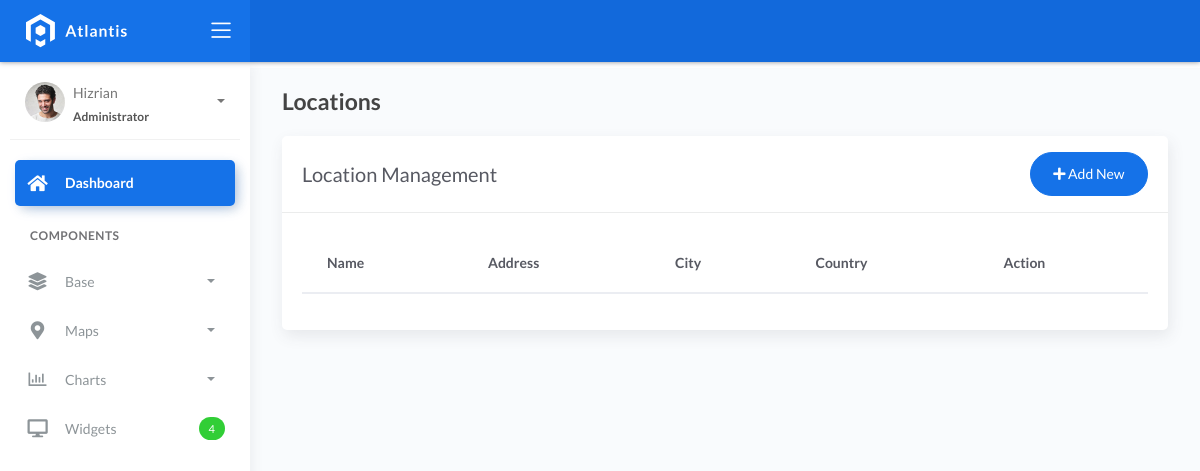
Page /locations/ on the earlier database version.
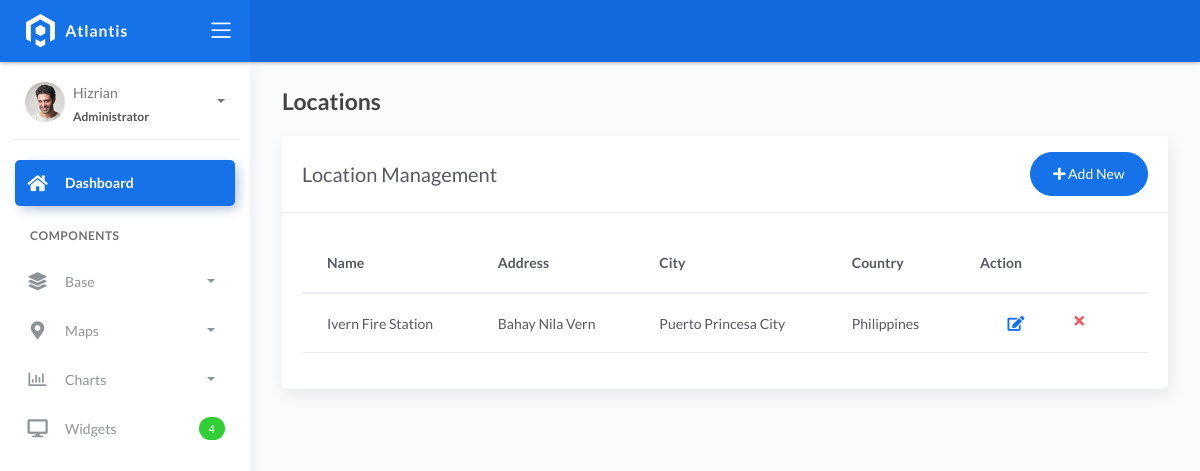
Same page on the later database version.
### fire/models.py (models this page shows, shortened)
class BaseModel(models.Model):
    created_at = models.DateTimeField(auto_now_add=True, db_index=True)
    updated_at = models.DateTimeField(auto_now=True)
    class Meta:
        abstract = True

class Locations(BaseModel):
    name = models.CharField(max_length=150)
    latitude = models.DecimalField(
        max_digits=22, decimal_places=16, null=True, blank=True)
    longitude = models.DecimalField(
        max_digits=22, decimal_places=16, null=True, blank=True)
    address = models.CharField(max_length=150)
    city = models.CharField(max_length=150)  # can be in separate table
    country = models.CharField(max_length=150)  # can be in separate table
    class Meta:
        verbose_name_plural = "Locations"
        ordering = ['name']

### fire/views.py (the view)
# urls.py: path('locations/', LocationListView.as_view(), name='location-list'),
class LocationListView(ListView):
    model = Locations
    template_name = 'fire/location_list.html'
    context_object_name = 'locations'

### templates/fire/location_list.html
{% extends 'fire/base_list.html' %}
{% block page_title %}Locations{% endblock %}
{% block card_title %}Location Management{% endblock %}
{% block create_url %}{% url 'location-create' %}{% endblock %}
{% block table_content %}
<table class="table table-hover">
    <thead>
        <tr>
            <th>Name</th>
            <th>Address</th>
            <th>City</th>
            <th>Country</th>
            <th>Action</th>
        </tr>
    </thead>
    <tbody>
        {% for location in locations %}
        <tr>
            <td>{{ location.name }}</td>
            <td>{{ location.address }}</td>
            <td>{{ location.city }}</td>
            <td>{{ location.country }}</td>
            <td>
                <div class="form-button-action">
                    <a href="{% url 'location-update' location.pk %}" class="btn btn-link btn-primary btn-lg">
                        <i class="fa fa-edit"></i>
                    </a>
                    <a href="{% url 'location-delete' location.pk %}" class="btn btn-link btn-danger">
                        <i class="fa fa-times"></i>
                    </a>
                </div>
            </td>
        </tr>
        {% endfor %}
    </tbody>
</table>
{% endblock %}

### templates/fire/base_list.html
{% extends 'base.html' %}
{% block content %}
<div class="page-inner">
    <div class="page-header">
        <h4 class="page-title">{% block page_title %}{% endblock %}</h4>
    </div>
    <div class="row">
        <div class="col-md-12">
            <div class="card">
                <div class="card-header">
                    <div class="d-flex align-items-center">
                        <h4 class="card-title">{% block card_title %}{% endblock %}</h4>
                        <a href="{% block create_url %}{% endblock %}" class="btn btn-primary btn-round ml-auto">
                            <i class="fa fa-plus"></i>
                            Add New
                        </a>
                    </div>
                </div>
                <div class="card-body">
                    <div class="table-responsive">
                        {% block table_content %}{% endblock %}
                    </div>
                </div>
            </div>
        </div>
    </div>
</div>
{% endblock %}

### templates/base.html (shortened to what this page needs)
{% load static %}
<!DOCTYPE html>
<html lang="en">
  <head>
    <link rel="stylesheet" href="{% static 'css/bootstrap.min.css' %}" />
    <link rel="stylesheet" href="{% static 'css/atlantis.min.css' %}" />
    <link rel="stylesheet" href="{% static 'css/demo.css' %}" />
  </head>
  <body>
    <div class="wrapper">
      <div class="main-header">
        <div class="logo-header" data-background-color="blue">
          <a href="index.html" class="logo">
            <img src="{% static 'img/logo.svg' %}" alt="navbar brand" class="navbar-brand" />
          </a>
          <div class="nav-toggle">
            <button class="btn btn-toggle toggle-sidebar">
              <i class="icon-menu"></i>
            </button>
          </div>
        </div>
        <nav class="navbar navbar-header navbar-expand-lg" data-background-color="blue2">
        </nav>
      </div>
      <div class="sidebar sidebar-style-2">
        <div class="sidebar-wrapper scrollbar scrollbar-inner">
          <div class="sidebar-content">
            <div class="user">
              <div class="avatar-sm float-left mr-2">
                <img src="{% static 'img/profile.jpg' %}" alt="..." class="avatar-img rounded-circle" />
              </div>
              <div class="info">
                <a data-toggle="collapse" href="#collapseExample" aria-expanded="true">
                  <span>
                    Hizrian
                    <span class="user-level">Administrator</span>
                    <span class="caret"></span>
                  </span>
                </a>
              </div>
            </div>
            <ul class="nav nav-primary">
              <li class="nav-item active">
                <a href="{% url 'chart' %}">
                  <i class="fas fa-home"></i>
                  <p>Dashboard</p>
                </a>
              </li>
              <li class="nav-section">
                <h4 class="text-section">Components</h4>
              </li>
              <li class="nav-item">
                <a data-toggle="collapse" href="#base">
                  <i class="fas fa-layer-group"></i>
                  <p>Base</p>
                  <span class="caret"></span>
                </a>
              </li>
              <li class="nav-item">
                <a data-toggle="collapse" href="#maps">
                  <i class="fas fa-map-marker-alt"></i>
                  <p>Maps</p>
                  <span class="caret"></span>
                </a>
              </li>
              <li class="nav-item">
                <a data-toggle="collapse" href="#charts">
                  <i class="far fa-chart-bar"></i>
                  <p>Charts</p>
                  <span class="caret"></span>
                </a>
              </li>
              <li class="nav-item">
                <a href="widgets.html">
                  <i class="fas fa-desktop"></i>
                  <p>Widgets</p>
                  <span class="badge badge-success">4</span>
                </a>
              </li>
            </ul>
          </div>
        </div>
      </div>
      <div class="main-panel">
        <div class="content">
          {% block content %}
          {% endblock %}
          </div>
        </div>
        <footer class="footer">
          <div class="container-fluid">
            <nav class="pull-left">
              <ul class="nav">
                <li class="nav-item">
                  <a class="nav-link" href="https://www.themekita.com"> ThemeKita </a>
                </li>
                <li class="nav-item">
                  <a class="nav-link" href="#"> Help </a>
                </li>
                <li class="nav-item">
                  <a class="nav-link" href="#"> Licenses </a>
                </li>
              </ul>
            </nav>
            <div class="copyright ml-auto">2018, made with  by <a href="https://www.themekita.com">ThemeKita</a></div>
          </div>
        </footer>
      </div>
  </body>
</html>

Differences in the rows shown:
added Locations: name "Ivern Fire Station", address "Bahay Nila Vern", city "Puerto Princesa City", country "Philippines"
